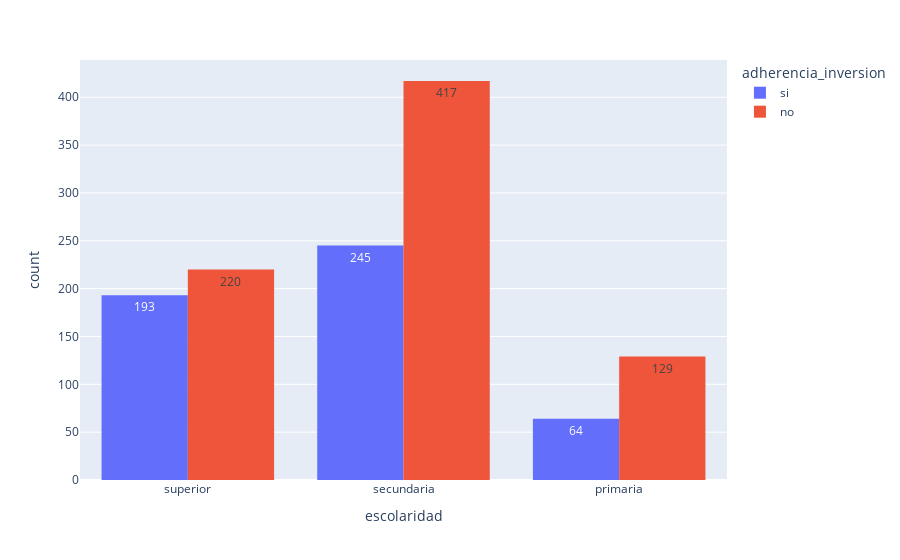

Notebook code cell kept with this figure:
### Code cell
px.histogram(datos, x='escolaridad', text_auto=True, color='adherencia_inversion',barmode='group')

### Figure 1 — Plotly figure (JSON) as saved in the notebook; plotly's stock layout.template omitted (floating-point values rounded to 4 significant figures; data arrays with more than 128 entries replaced by an {"elided": "..."} marker saying what was removed)
{"data": [{"alignmentgroup": "True", "bingroup": "x", "hovertemplate": "adherencia_inversion=si<br>escolaridad=%{x}<br>count=%{y}<extra></extra>", "legendgroup": "si", "marker": {"color": "#636efa", "pattern": {"shape": ""}}, "name": "si", "offsetgroup": "si", "orientation": "v", "showlegend": true, "texttemplate": "%{value}", "type": "histogram", "x": {"elided": "502 str values"}, "xaxis": "x", "yaxis": "y"}, {"alignmentgroup": "True", "bingroup": "x", "hovertemplate": "adherencia_inversion=no<br>escolaridad=%{x}<br>count=%{y}<extra></extra>", "legendgroup": "no", "marker": {"color": "#EF553B", "pattern": {"shape": ""}}, "name": "no", "offsetgroup": "no", "orientation": "v", "showlegend": true, "texttemplate": "%{value}", "type": "histogram", "x": {"elided": "766 str values"}, "xaxis": "x", "yaxis": "y"}], "layout": {"barmode": "group", "legend": {"title": {"text": "adherencia_inversion"}, "tracegroupgap": 0}, "margin": {"t": 60}, "xaxis": {"anchor": "y", "domain": [0, 1], "title": {"text": "escolaridad"}}, "yaxis": {"anchor": "x", "domain": [0, 1], "title": {"text": "count"}}}}
